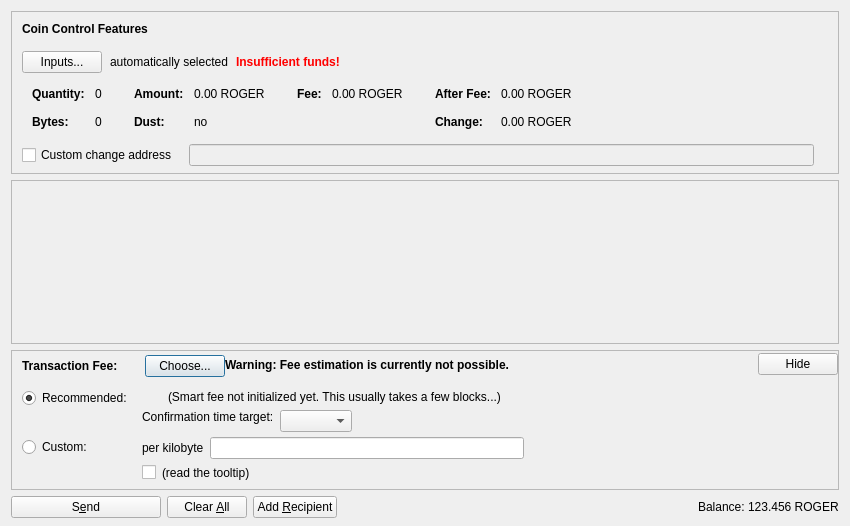
<?xml version="1.0" encoding="UTF-8"?>
<ui version="4.0">
 <class>SendCoinsDialog</class>
 <widget class="QDialog" name="SendCoinsDialog">
  <property name="geometry">
   <rect>
    <x>0</x>
    <y>0</y>
    <width>850</width>
    <height>526</height>
   </rect>
  </property>
  <property name="windowTitle">
   <string>Send Coins</string>
  </property>
  <layout class="QVBoxLayout" name="verticalLayout" stretch="0,1,0,0">
   <property name="bottomMargin">
    <number>8</number>
   </property>
   <item>
    <widget class="QFrame" name="frameCoinControl">
     <property name="sizePolicy">
      <sizepolicy hsizetype="Expanding" vsizetype="Expanding">
       <horstretch>0</horstretch>
       <verstretch>0</verstretch>
      </sizepolicy>
     </property>
     <property name="maximumSize">
      <size>
       <width>16777215</width>
       <height>16777215</height>
      </size>
     </property>
     <property name="frameShape">
      <enum>QFrame::StyledPanel</enum>
     </property>
     <property name="frameShadow">
      <enum>QFrame::Sunken</enum>
     </property>
     <layout class="QVBoxLayout" name="verticalLayoutCoinControl2">
      <property name="spacing">
       <number>0</number>
      </property>
      <property name="leftMargin">
       <number>0</number>
      </property>
      <property name="topMargin">
       <number>0</number>
      </property>
      <property name="rightMargin">
       <number>0</number>
      </property>
      <property name="bottomMargin">
       <number>6</number>
      </property>
      <item>
       <layout class="QVBoxLayout" name="verticalLayoutCoinControl" stretch="0,0,0,0,1">
        <property name="spacing">
         <number>0</number>
        </property>
        <property name="leftMargin">
         <number>10</number>
        </property>
        <property name="topMargin">
         <number>10</number>
        </property>
        <item>
         <layout class="QHBoxLayout" name="horizontalLayoutCoinControl1">
          <property name="bottomMargin">
           <number>15</number>
          </property>
          <item>
           <widget class="QLabel" name="labelCoinControlFeatures">
            <property name="sizePolicy">
             <sizepolicy hsizetype="Preferred" vsizetype="Maximum">
              <horstretch>0</horstretch>
              <verstretch>0</verstretch>
             </sizepolicy>
            </property>
            <property name="font">
             <font>
              <weight>75</weight>
              <bold>true</bold>
             </font>
            </property>
            <property name="styleSheet">
             <string notr="true">font-weight:bold;</string>
            </property>
            <property name="text">
             <string>Coin Control Features</string>
            </property>
           </widget>
          </item>
         </layout>
        </item>
        <item>
         <layout class="QHBoxLayout" name="horizontalLayoutCoinControl2" stretch="0,0,0,0">
          <property name="spacing">
           <number>8</number>
          </property>
          <property name="bottomMargin">
           <number>10</number>
          </property>
          <item>
           <widget class="QPushButton" name="pushButtonCoinControl">
            <property name="styleSheet">
             <string notr="true"/>
            </property>
            <property name="text">
             <string>Inputs...</string>
            </property>
            <property name="autoDefault">
             <bool>false</bool>
            </property>
           </widget>
          </item>
          <item>
           <widget class="QLabel" name="labelCoinControlAutomaticallySelected">
            <property name="text">
             <string>automatically selected</string>
            </property>
            <property name="margin">
             <number>5</number>
            </property>
           </widget>
          </item>
          <item>
           <widget class="QLabel" name="labelCoinControlInsuffFunds">
            <property name="font">
             <font>
              <weight>75</weight>
              <bold>true</bold>
             </font>
            </property>
            <property name="styleSheet">
             <string notr="true">color:red;font-weight:bold;</string>
            </property>
            <property name="text">
             <string>Insufficient funds!</string>
            </property>
            <property name="margin">
             <number>5</number>
            </property>
           </widget>
          </item>
          <item>
           <spacer name="horizontalSpacerCoinControl">
            <property name="orientation">
             <enum>Qt::Horizontal</enum>
            </property>
            <property name="sizeHint" stdset="0">
             <size>
              <width>40</width>
              <height>1</height>
             </size>
            </property>
           </spacer>
          </item>
         </layout>
        </item>
        <item>
         <widget class="QWidget" name="widgetCoinControl" native="true">
          <property name="sizePolicy">
           <sizepolicy hsizetype="Preferred" vsizetype="Preferred">
            <horstretch>0</horstretch>
            <verstretch>0</verstretch>
           </sizepolicy>
          </property>
          <property name="minimumSize">
           <size>
            <width>0</width>
            <height>0</height>
           </size>
          </property>
          <property name="styleSheet">
           <string notr="true"/>
          </property>
          <layout class="QHBoxLayout" name="horizontalLayoutCoinControl5">
           <property name="leftMargin">
            <number>0</number>
           </property>
           <property name="topMargin">
            <number>0</number>
           </property>
           <property name="rightMargin">
            <number>0</number>
           </property>
           <property name="bottomMargin">
            <number>0</number>
           </property>
           <item>
            <layout class="QHBoxLayout" name="horizontalLayoutCoinControl3" stretch="0,0,0,1">
             <property name="spacing">
              <number>20</number>
             </property>
             <property name="topMargin">
              <number>0</number>
             </property>
             <property name="bottomMargin">
              <number>10</number>
             </property>
             <item>
              <layout class="QFormLayout" name="formLayoutCoinControl1">
               <property name="horizontalSpacing">
                <number>10</number>
               </property>
               <property name="verticalSpacing">
                <number>14</number>
               </property>
               <property name="leftMargin">
                <number>10</number>
               </property>
               <property name="topMargin">
                <number>4</number>
               </property>
               <property name="rightMargin">
                <number>6</number>
               </property>
               <item row="0" column="0">
                <widget class="QLabel" name="labelCoinControlQuantityText">
                 <property name="font">
                  <font>
                   <weight>75</weight>
                   <bold>true</bold>
                  </font>
                 </property>
                 <property name="text">
                  <string>Quantity:</string>
                 </property>
                 <property name="margin">
                  <number>0</number>
                 </property>
                </widget>
               </item>
               <item row="0" column="1">
                <widget class="QLabel" name="labelCoinControlQuantity">
                 <property name="cursor">
                  <cursorShape>IBeamCursor</cursorShape>
                 </property>
                 <property name="contextMenuPolicy">
                  <enum>Qt::ActionsContextMenu</enum>
                 </property>
                 <property name="text">
                  <string notr="true">0</string>
                 </property>
                 <property name="margin">
                  <number>0</number>
                 </property>
                 <property name="textInteractionFlags">
                  <set>Qt::LinksAccessibleByMouse|Qt::TextSelectableByKeyboard|Qt::TextSelectableByMouse</set>
                 </property>
                </widget>
               </item>
               <item row="1" column="0">
                <widget class="QLabel" name="labelCoinControlBytesText">
                 <property name="font">
                  <font>
                   <weight>75</weight>
                   <bold>true</bold>
                  </font>
                 </property>
                 <property name="text">
                  <string>Bytes:</string>
                 </property>
                </widget>
               </item>
               <item row="1" column="1">
                <widget class="QLabel" name="labelCoinControlBytes">
                 <property name="cursor">
                  <cursorShape>IBeamCursor</cursorShape>
                 </property>
                 <property name="contextMenuPolicy">
                  <enum>Qt::ActionsContextMenu</enum>
                 </property>
                 <property name="text">
                  <string notr="true">0</string>
                 </property>
                 <property name="textInteractionFlags">
                  <set>Qt::LinksAccessibleByMouse|Qt::TextSelectableByKeyboard|Qt::TextSelectableByMouse</set>
                 </property>
                </widget>
               </item>
              </layout>
             </item>
             <item>
              <layout class="QFormLayout" name="formLayoutCoinControl2">
               <property name="horizontalSpacing">
                <number>10</number>
               </property>
               <property name="verticalSpacing">
                <number>14</number>
               </property>
               <property name="leftMargin">
                <number>6</number>
               </property>
               <property name="topMargin">
                <number>4</number>
               </property>
               <property name="rightMargin">
                <number>6</number>
               </property>
               <item row="0" column="0">
                <widget class="QLabel" name="labelCoinControlAmountText">
                 <property name="font">
                  <font>
                   <weight>75</weight>
                   <bold>true</bold>
                  </font>
                 </property>
                 <property name="text">
                  <string>Amount:</string>
                 </property>
                 <property name="margin">
                  <number>0</number>
                 </property>
                </widget>
               </item>
               <item row="0" column="1">
                <widget class="QLabel" name="labelCoinControlAmount">
                 <property name="cursor">
                  <cursorShape>IBeamCursor</cursorShape>
                 </property>
                 <property name="contextMenuPolicy">
                  <enum>Qt::ActionsContextMenu</enum>
                 </property>
                 <property name="text">
                  <string notr="true">0.00 ROGER</string>
                 </property>
                 <property name="textInteractionFlags">
                  <set>Qt::LinksAccessibleByMouse|Qt::TextSelectableByKeyboard|Qt::TextSelectableByMouse</set>
                 </property>
                </widget>
               </item>
               <item row="1" column="0">
                <widget class="QLabel" name="labelCoinControlLowOutputText">
                 <property name="font">
                  <font>
                   <weight>75</weight>
                   <bold>true</bold>
                  </font>
                 </property>
                 <property name="text">
                  <string>Dust:</string>
                 </property>
                </widget>
               </item>
               <item row="1" column="1">
                <widget class="QLabel" name="labelCoinControlLowOutput">
                 <property name="cursor">
                  <cursorShape>IBeamCursor</cursorShape>
                 </property>
                 <property name="contextMenuPolicy">
                  <enum>Qt::ActionsContextMenu</enum>
                 </property>
                 <property name="text">
                  <string notr="true">no</string>
                 </property>
                 <property name="textInteractionFlags">
                  <set>Qt::LinksAccessibleByMouse|Qt::TextSelectableByKeyboard|Qt::TextSelectableByMouse</set>
                 </property>
                </widget>
               </item>
              </layout>
             </item>
             <item>
              <layout class="QFormLayout" name="formLayoutCoinControl3">
               <property name="horizontalSpacing">
                <number>10</number>
               </property>
               <property name="verticalSpacing">
                <number>14</number>
               </property>
               <property name="leftMargin">
                <number>6</number>
               </property>
               <property name="topMargin">
                <number>4</number>
               </property>
               <property name="rightMargin">
                <number>6</number>
               </property>
               <item row="0" column="0">
                <widget class="QLabel" name="labelCoinControlFeeText">
                 <property name="font">
                  <font>
                   <weight>75</weight>
                   <bold>true</bold>
                  </font>
                 </property>
                 <property name="text">
                  <string>Fee:</string>
                 </property>
                 <property name="margin">
                  <number>0</number>
                 </property>
                </widget>
               </item>
               <item row="0" column="1">
                <widget class="QLabel" name="labelCoinControlFee">
                 <property name="cursor">
                  <cursorShape>IBeamCursor</cursorShape>
                 </property>
                 <property name="contextMenuPolicy">
                  <enum>Qt::ActionsContextMenu</enum>
                 </property>
                 <property name="text">
                  <string notr="true">0.00 ROGER</string>
                 </property>
                 <property name="textInteractionFlags">
                  <set>Qt::LinksAccessibleByMouse|Qt::TextSelectableByKeyboard|Qt::TextSelectableByMouse</set>
                 </property>
                </widget>
               </item>
              </layout>
             </item>
             <item>
              <layout class="QFormLayout" name="formLayoutCoinControl4">
               <property name="horizontalSpacing">
                <number>10</number>
               </property>
               <property name="verticalSpacing">
                <number>14</number>
               </property>
               <property name="leftMargin">
                <number>6</number>
               </property>
               <property name="topMargin">
                <number>4</number>
               </property>
               <property name="rightMargin">
                <number>6</number>
               </property>
               <item row="0" column="0">
                <widget class="QLabel" name="labelCoinControlAfterFeeText">
                 <property name="font">
                  <font>
                   <weight>75</weight>
                   <bold>true</bold>
                  </font>
                 </property>
                 <property name="text">
                  <string>After Fee:</string>
                 </property>
                 <property name="margin">
                  <number>0</number>
                 </property>
                </widget>
               </item>
               <item row="0" column="1">
                <widget class="QLabel" name="labelCoinControlAfterFee">
                 <property name="cursor">
                  <cursorShape>IBeamCursor</cursorShape>
                 </property>
                 <property name="contextMenuPolicy">
                  <enum>Qt::ActionsContextMenu</enum>
                 </property>
                 <property name="text">
                  <string notr="true">0.00 ROGER</string>
                 </property>
                 <property name="textInteractionFlags">
                  <set>Qt::LinksAccessibleByMouse|Qt::TextSelectableByKeyboard|Qt::TextSelectableByMouse</set>
                 </property>
                </widget>
               </item>
               <item row="1" column="0">
                <widget class="QLabel" name="labelCoinControlChangeText">
                 <property name="font">
                  <font>
                   <weight>75</weight>
                   <bold>true</bold>
                  </font>
                 </property>
                 <property name="text">
                  <string>Change:</string>
                 </property>
                </widget>
               </item>
               <item row="1" column="1">
                <widget class="QLabel" name="labelCoinControlChange">
                 <property name="cursor">
                  <cursorShape>IBeamCursor</cursorShape>
                 </property>
                 <property name="contextMenuPolicy">
                  <enum>Qt::ActionsContextMenu</enum>
                 </property>
                 <property name="text">
                  <string notr="true">0.00 ROGER</string>
                 </property>
                 <property name="textInteractionFlags">
                  <set>Qt::LinksAccessibleByMouse|Qt::TextSelectableByKeyboard|Qt::TextSelectableByMouse</set>
                 </property>
                </widget>
               </item>
              </layout>
             </item>
            </layout>
           </item>
          </layout>
         </widget>
        </item>
        <item>
         <layout class="QHBoxLayout" name="horizontalLayoutCoinControl4" stretch="0,0,0">
          <property name="spacing">
           <number>12</number>
          </property>
          <property name="sizeConstraint">
           <enum>QLayout::SetDefaultConstraint</enum>
          </property>
          <property name="topMargin">
           <number>5</number>
          </property>
          <property name="rightMargin">
           <number>5</number>
          </property>
          <item>
           <widget class="QCheckBox" name="checkBoxCoinControlChange">
            <property name="toolTip">
             <string>If this is activated, but the change address is empty or invalid, change will be sent to a newly generated address.</string>
            </property>
            <property name="text">
             <string>Custom change address</string>
            </property>
           </widget>
          </item>
          <item>
           <widget class="QValidatedLineEdit" name="lineEditCoinControlChange">
            <property name="enabled">
             <bool>false</bool>
            </property>
            <property name="sizePolicy">
             <sizepolicy hsizetype="Expanding" vsizetype="Fixed">
              <horstretch>0</horstretch>
              <verstretch>0</verstretch>
             </sizepolicy>
            </property>
           </widget>
          </item>
          <item>
           <widget class="QLabel" name="labelCoinControlChangeLabel">
            <property name="sizePolicy">
             <sizepolicy hsizetype="Preferred" vsizetype="Expanding">
              <horstretch>0</horstretch>
              <verstretch>0</verstretch>
             </sizepolicy>
            </property>
            <property name="minimumSize">
             <size>
              <width>0</width>
              <height>0</height>
             </size>
            </property>
            <property name="text">
             <string/>
            </property>
            <property name="margin">
             <number>3</number>
            </property>
           </widget>
          </item>
         </layout>
        </item>
        <item>
         <spacer name="verticalSpacerCoinControl">
          <property name="orientation">
           <enum>Qt::Vertical</enum>
          </property>
          <property name="sizeHint" stdset="0">
           <size>
            <width>800</width>
            <height>1</height>
           </size>
          </property>
         </spacer>
        </item>
       </layout>
      </item>
     </layout>
    </widget>
   </item>
   <item>
    <widget class="QScrollArea" name="scrollArea">
     <property name="widgetResizable">
      <bool>true</bool>
     </property>
     <widget class="QWidget" name="scrollAreaWidgetContents">
      <property name="geometry">
       <rect>
        <x>0</x>
        <y>0</y>
        <width>830</width>
        <height>104</height>
       </rect>
      </property>
      <layout class="QVBoxLayout" name="verticalLayout_2" stretch="0,1">
       <property name="leftMargin">
        <number>0</number>
       </property>
       <property name="topMargin">
        <number>0</number>
       </property>
       <property name="rightMargin">
        <number>0</number>
       </property>
       <property name="bottomMargin">
        <number>0</number>
       </property>
       <item>
        <layout class="QVBoxLayout" name="entries">
         <property name="spacing">
          <number>6</number>
         </property>
        </layout>
       </item>
       <item>
        <spacer name="verticalSpacer">
         <property name="orientation">
          <enum>Qt::Vertical</enum>
         </property>
         <property name="sizeHint" stdset="0">
          <size>
           <width>20</width>
           <height>40</height>
          </size>
         </property>
        </spacer>
       </item>
      </layout>
     </widget>
    </widget>
   </item>
   <item>
    <widget class="QFrame" name="frameFee">
     <property name="sizePolicy">
      <sizepolicy hsizetype="Expanding" vsizetype="Expanding">
       <horstretch>0</horstretch>
       <verstretch>0</verstretch>
      </sizepolicy>
     </property>
     <property name="maximumSize">
      <size>
       <width>16777215</width>
       <height>16777215</height>
      </size>
     </property>
     <property name="frameShape">
      <enum>QFrame::StyledPanel</enum>
     </property>
     <property name="frameShadow">
      <enum>QFrame::Sunken</enum>
     </property>
     <layout class="QVBoxLayout" name="verticalLayoutFee1">
      <property name="spacing">
       <number>0</number>
      </property>
      <property name="leftMargin">
       <number>0</number>
      </property>
      <property name="topMargin">
       <number>0</number>
      </property>
      <property name="rightMargin">
       <number>0</number>
      </property>
      <property name="bottomMargin">
       <number>0</number>
      </property>
      <item>
       <layout class="QVBoxLayout" name="verticalLayoutFee2" stretch="0,0,0">
        <property name="spacing">
         <number>0</number>
        </property>
        <property name="leftMargin">
         <number>10</number>
        </property>
        <property name="topMargin">
         <number>0</number>
        </property>
        <item>
         <layout class="QHBoxLayout" name="horizontalLayoutFee1">
          <property name="bottomMargin">
           <number>0</number>
          </property>
          <item>
           <layout class="QVBoxLayout" name="verticalLayoutFee7">
            <property name="spacing">
             <number>0</number>
            </property>
            <item>
             <spacer name="verticalSpacerSmartFee">
              <property name="orientation">
               <enum>Qt::Vertical</enum>
              </property>
              <property name="sizeType">
               <enum>QSizePolicy::Fixed</enum>
              </property>
              <property name="sizeHint" stdset="0">
               <size>
                <width>1</width>
                <height>4</height>
               </size>
              </property>
             </spacer>
            </item>
            <item>
             <layout class="QHBoxLayout" name="horizontalLayoutSmartFee">
              <property name="spacing">
               <number>10</number>
              </property>
              <item>
               <widget class="QLabel" name="labelFeeHeadline">
                <property name="sizePolicy">
                 <sizepolicy hsizetype="Preferred" vsizetype="Maximum">
                  <horstretch>0</horstretch>
                  <verstretch>0</verstretch>
                 </sizepolicy>
                </property>
                <property name="font">
                 <font>
                  <weight>75</weight>
                  <bold>true</bold>
                 </font>
                </property>
                <property name="styleSheet">
                 <string notr="true">font-weight:bold;</string>
                </property>
                <property name="text">
                 <string>Transaction Fee:</string>
                </property>
               </widget>
              </item>
              <item>
               <widget class="QLabel" name="labelFeeMinimized">
                <property name="text">
                 <string/>
                </property>
               </widget>
              </item>
              <item>
               <widget class="QPushButton" name="buttonChooseFee">
                <property name="text">
                 <string>Choose...</string>
                </property>
               </widget>
              </item>
             </layout>
            </item>
            <item>
             <spacer name="verticalSpacer_5">
              <property name="orientation">
               <enum>Qt::Vertical</enum>
              </property>
              <property name="sizeHint" stdset="0">
               <size>
                <width>1</width>
                <height>1</height>
               </size>
              </property>
             </spacer>
            </item>
           </layout>
          </item>
          <item>
           <widget class="QLabel" name="fallbackFeeWarningLabel">
            <property name="toolTip">
             <string>Using the fallbackfee can result in sending a transaction that will take several hours or days (or never) to confirm. Consider choosing your fee manually or wait until you have validated the complete chain.</string>
            </property>
            <property name="font">
            <font>
                <weight>75</weight>
                <bold>true</bold>
            </font>
            </property>
            <property name="text">
             <string>Warning: Fee estimation is currently not possible.</string>
            </property>
            <property name="wordWrap">
             <bool>false</bool>
            </property>
           </widget>
          </item>
          <item>
           <spacer name="horizontalSpacer_4">
            <property name="orientation">
             <enum>Qt::Horizontal</enum>
            </property>
            <property name="sizeType">
             <enum>QSizePolicy::MinimumExpanding</enum>
            </property>
            <property name="sizeHint" stdset="0">
             <size>
              <width>40</width>
              <height>20</height>
             </size>
            </property>
           </spacer>
          </item>
          <item>
           <widget class="QPushButton" name="buttonMinimizeFee">
            <property name="toolTip">
             <string>collapse fee-settings</string>
            </property>
            <property name="text">
             <string>Hide</string>
            </property>
           </widget>
          </item>
         </layout>
        </item>
        <item>
         <widget class="QFrame" name="frameFeeSelection">
          <layout class="QVBoxLayout" name="verticalLayoutFee12">
           <property name="spacing">
            <number>0</number>
           </property>
           <property name="leftMargin">
            <number>0</number>
           </property>
           <property name="topMargin">
            <number>0</number>
           </property>
           <property name="rightMargin">
            <number>0</number>
           </property>
           <property name="bottomMargin">
            <number>0</number>
           </property>
           <item>
            <layout class="QGridLayout" name="gridLayoutFee">
             <property name="topMargin">
              <number>10</number>
             </property>
             <property name="bottomMargin">
              <number>4</number>
             </property>
             <property name="horizontalSpacing">
              <number>10</number>
             </property>
             <property name="verticalSpacing">
              <number>4</number>
             </property>
             <item row="1" column="1">
              <layout class="QVBoxLayout" name="verticalLayoutFee8">
               <property name="spacing">
                <number>6</number>
               </property>
               <item>
                <layout class="QHBoxLayout" name="horizontalLayoutFee13">
                 <item>
                  <widget class="QLabel" name="labelCustomPerKilobyte">
                   <property name="toolTip">
                    <string>If the custom fee is set to 1000 satoshis and the transaction is only 250 bytes, then &quot;per kilobyte&quot; only pays 250 satoshis in fee, while &quot;total at least&quot; pays 1000 satoshis. For transactions bigger than a kilobyte both pay by kilobyte.</string>
                   </property>
                   <property name="text">
                    <string>per kilobyte</string>
                   </property>
                  </widget>
                 </item>
                 <item>
                  <widget class="BitcoinAmountField" name="customFee"/>
                 </item>
                 <item>
                  <spacer name="horizontalSpacer_6">
                   <property name="orientation">
                    <enum>Qt::Horizontal</enum>
                   </property>
                   <property name="sizeHint" stdset="0">
                    <size>
                     <width>1</width>
                     <height>1</height>
                    </size>
                   </property>
                  </spacer>
                 </item>
                </layout>
               </item>
               <item>
                <layout class="QHBoxLayout" name="horizontalLayoutFee8">
                 <item>
                  <widget class="QCheckBox" name="checkBoxMinimumFee">
                   <property name="toolTip">
                    <string>Paying only the minimum fee is just fine as long as there is less transaction volume than space in the blocks. But be aware that this can end up in a never confirming transaction once there is more demand for ROGER transactions than the network can process.</string>
                   </property>
                   <property name="text">
                    <string/>
                   </property>
                  </widget>
                 </item>
                 <item>
                  <widget class="QLabel" name="labelMinFeeWarning">
                   <property name="enabled">
                    <bool>true</bool>
                   </property>
                   <property name="toolTip">
                    <string>Paying only the minimum fee is just fine as long as there is less transaction volume than space in the blocks. But be aware that this can end up in a never confirming transaction once there is more demand for ROGER transactions than the network can process.</string>
                   </property>
                   <property name="text">
                    <string>(read the tooltip)</string>
                   </property>
                   <property name="margin">
                    <number>5</number>
                   </property>
                  </widget>
                 </item>
                 <item>
                  <spacer name="horizontalSpacer_2">
                   <property name="orientation">
                    <enum>Qt::Horizontal</enum>
                   </property>
                   <property name="sizeHint" stdset="0">
                    <size>
                     <width>1</width>
                     <height>1</height>
                    </size>
                   </property>
                  </spacer>
                 </item>
                </layout>
               </item>
              </layout>
             </item>
             <item row="0" column="0">
              <layout class="QVBoxLayout" name="verticalLayoutFee4" stretch="0,1">
               <item>
                <widget class="QRadioButton" name="radioSmartFee">
                 <property name="text">
                  <string>Recommended:</string>
                 </property>
                 <property name="checked">
                  <bool>true</bool>
                 </property>
                 <attribute name="buttonGroup">
                  <string notr="true">groupFee</string>
                 </attribute>
                </widget>
               </item>
               <item>
                <spacer name="verticalSpacer_2">
                 <property name="orientation">
                  <enum>Qt::Vertical</enum>
                 </property>
                 <property name="sizeHint" stdset="0">
                  <size>
                   <width>1</width>
                   <height>1</height>
                  </size>
                 </property>
                </spacer>
               </item>
              </layout>
             </item>
             <item row="1" column="0">
              <layout class="QVBoxLayout" name="verticalLayoutFee9" stretch="0,1">
               <item>
                <widget class="QRadioButton" name="radioCustomFee">
                 <property name="text">
                  <string>Custom:</string>
                 </property>
                 <attribute name="buttonGroup">
                  <string notr="true">groupFee</string>
                 </attribute>
                </widget>
               </item>
               <item>
                <spacer name="verticalSpacer_6">
                 <property name="orientation">
                  <enum>Qt::Vertical</enum>
                 </property>
                 <property name="sizeHint" stdset="0">
                  <size>
                   <width>1</width>
                   <height>1</height>
                  </size>
                 </property>
                </spacer>
               </item>
              </layout>
             </item>
             <item row="0" column="1">
              <layout class="QVBoxLayout" name="verticalLayoutFee3" stretch="0,0,1">
               <property name="spacing">
                <number>6</number>
               </property>
               <property name="topMargin">
                <number>2</number>
               </property>
               <item>
                <layout class="QHBoxLayout" name="horizontalLayoutFee12">
                 <item>
                  <widget class="QLabel" name="labelSmartFee">
                   <property name="text">
                    <string/>
                   </property>
                   <property name="margin">
                    <number>2</number>
                   </property>
                  </widget>
                 </item>
                 <item>
                  <widget class="QLabel" name="labelFeeEstimation">
                   <property name="text">
                    <string/>
                   </property>
                  </widget>
                 </item>
                 <item>
                  <widget class="QLabel" name="labelSmartFee2">
                   <property name="text">
                    <string>(Smart fee not initialized yet. This usually takes a few blocks...)</string>
                   </property>
                   <property name="margin">
                    <number>2</number>
                   </property>
                  </widget>
                 </item>
                 <item>
                  <spacer name="horizontalSpacer_5">
                   <property name="orientation">
                    <enum>Qt::Horizontal</enum>
                   </property>
                   <property name="sizeHint" stdset="0">
                    <size>
                     <width>1</width>
                     <height>1</height>
                    </size>
                   </property>
                  </spacer>
                 </item>
                </layout>
               </item>
               <item>
                <layout class="QHBoxLayout" name="horizontalLayoutFee9">
                 <item>
                  <layout class="QVBoxLayout" name="verticalLayoutFee6">
                   <item>
                    <widget class="QLabel" name="labelSmartFee3">
                     <property name="text">
                      <string>Confirmation time target:</string>
                     </property>
                     <property name="margin">
                      <number>2</number>
                     </property>
                    </widget>
                   </item>
                   <item>
                    <spacer name="verticalSpacer_3">
                     <property name="orientation">
                      <enum>Qt::Vertical</enum>
                     </property>
                     <property name="sizeHint" stdset="0">
                      <size>
                       <width>1</width>
                       <height>1</height>
                      </size>
                     </property>
                    </spacer>
                   </item>
                  </layout>
                 </item>
                 <item>
                  <layout class="QVBoxLayout" name="verticalLayoutFee5">
                   <property name="rightMargin">
                    <number>30</number>
                   </property>
                   <item>
                    <layout class="QHBoxLayout" name="horizontalLayoutConfTarget">
                     <property name="bottomMargin">
                      <number>0</number>
                     </property>
                     <item>
                      <widget class="QComboBox" name="confTargetSelector"/>
                     </item>
                     <item>
                      <spacer name="horizontalSpacerConfTarget">
                       <property name="orientation">
                        <enum>Qt::Horizontal</enum>
                       </property>
                       <property name="sizeHint" stdset="0">
                        <size>
                         <width>40</width>
                         <height>20</height>
                        </size>
                       </property>
                      </spacer>
                     </item>
                    </layout>
                   </item>
                  </layout>
                 </item>
                </layout>
               </item>
               <item>
                <spacer name="verticalSpacer_4">
                 <property name="orientation">
                  <enum>Qt::Vertical</enum>
                 </property>
                 <property name="sizeHint" stdset="0">
                  <size>
                   <width>1</width>
                   <height>1</height>
                  </size>
                 </property>
                </spacer>
               </item>
              </layout>
             </item>
            </layout>
           </item>
          </layout>
         </widget>
        </item>
        <item>
         <spacer name="verticalSpacerFee">
          <property name="orientation">
           <enum>Qt::Vertical</enum>
          </property>
          <property name="sizeHint" stdset="0">
           <size>
            <width>40</width>
            <height>5</height>
           </size>
          </property>
         </spacer>
        </item>
       </layout>
      </item>
     </layout>
    </widget>
   </item>
   <item>
    <layout class="QHBoxLayout" name="horizontalLayout">
     <item>
      <widget class="QPushButton" name="sendButton">
       <property name="minimumSize">
        <size>
         <width>150</width>
         <height>0</height>
        </size>
       </property>
       <property name="toolTip">
        <string>Confirm the send action</string>
       </property>
       <property name="text">
        <string>S&amp;end</string>
       </property>
       <property name="icon">
        <iconset resource="../bitcoin.qrc">
         <normaloff>:/icons/send</normaloff>:/icons/send</iconset>
       </property>
       <property name="autoDefault">
        <bool>false</bool>
       </property>
       <property name="default">
        <bool>false</bool>
       </property>
      </widget>
     </item>
     <item>
      <widget class="QPushButton" name="clearButton">
       <property name="sizePolicy">
        <sizepolicy hsizetype="Minimum" vsizetype="Fixed">
         <horstretch>0</horstretch>
         <verstretch>0</verstretch>
        </sizepolicy>
       </property>
       <property name="toolTip">
        <string>Clear all fields of the form.</string>
       </property>
       <property name="text">
        <string>Clear &amp;All</string>
       </property>
       <property name="icon">
        <iconset resource="../bitcoin.qrc">
         <normaloff>:/icons/remove</normaloff>:/icons/remove</iconset>
       </property>
       <property name="autoDefault">
        <bool>false</bool>
       </property>
      </widget>
     </item>
     <item>
      <widget class="QPushButton" name="addButton">
       <property name="toolTip">
        <string>Send to multiple recipients at once</string>
       </property>
       <property name="text">
        <string>Add &amp;Recipient</string>
       </property>
       <property name="icon">
        <iconset resource="../bitcoin.qrc">
         <normaloff>:/icons/add</normaloff>:/icons/add</iconset>
       </property>
       <property name="autoDefault">
        <bool>false</bool>
       </property>
      </widget>
     </item>
     <item>
      <spacer name="horizontalSpacer">
       <property name="orientation">
        <enum>Qt::Horizontal</enum>
       </property>
       <property name="sizeHint" stdset="0">
        <size>
         <width>40</width>
         <height>20</height>
        </size>
       </property>
      </spacer>
     </item>
     <item>
      <layout class="QHBoxLayout" name="horizontalLayout_2">
       <property name="spacing">
        <number>3</number>
       </property>
       <item>
        <widget class="QLabel" name="label">
         <property name="sizePolicy">
          <sizepolicy hsizetype="Preferred" vsizetype="Fixed">
           <horstretch>0</horstretch>
           <verstretch>0</verstretch>
          </sizepolicy>
         </property>
         <property name="text">
          <string>Balance:</string>
         </property>
        </widget>
       </item>
       <item>
        <widget class="QLabel" name="labelBalance">
         <property name="sizePolicy">
          <sizepolicy hsizetype="Preferred" vsizetype="Fixed">
           <horstretch>0</horstretch>
           <verstretch>0</verstretch>
          </sizepolicy>
         </property>
         <property name="cursor">
          <cursorShape>IBeamCursor</cursorShape>
         </property>
         <property name="text">
          <string notr="true">123.456 ROGER</string>
         </property>
         <property name="textInteractionFlags">
          <set>Qt::LinksAccessibleByMouse|Qt::TextSelectableByKeyboard|Qt::TextSelectableByMouse</set>
         </property>
        </widget>
       </item>
      </layout>
     </item>
    </layout>
   </item>
  </layout>
 </widget>
 <customwidgets>
  <customwidget>
   <class>QValidatedLineEdit</class>
   <extends>QLineEdit</extends>
   <header>qt/qvalidatedlineedit.h</header>
  </customwidget>
  <customwidget>
   <class>BitcoinAmountField</class>
   <extends>QLineEdit</extends>
   <header>qt/bitcoinamountfield.h</header>
   <container>1</container>
  </customwidget>
 </customwidgets>
 <resources>
  <include location="../bitcoin.qrc"/>
 </resources>
 <connections/>
 <buttongroups>
  <buttongroup name="groupFee"/>
 </buttongroups>
</ui>
